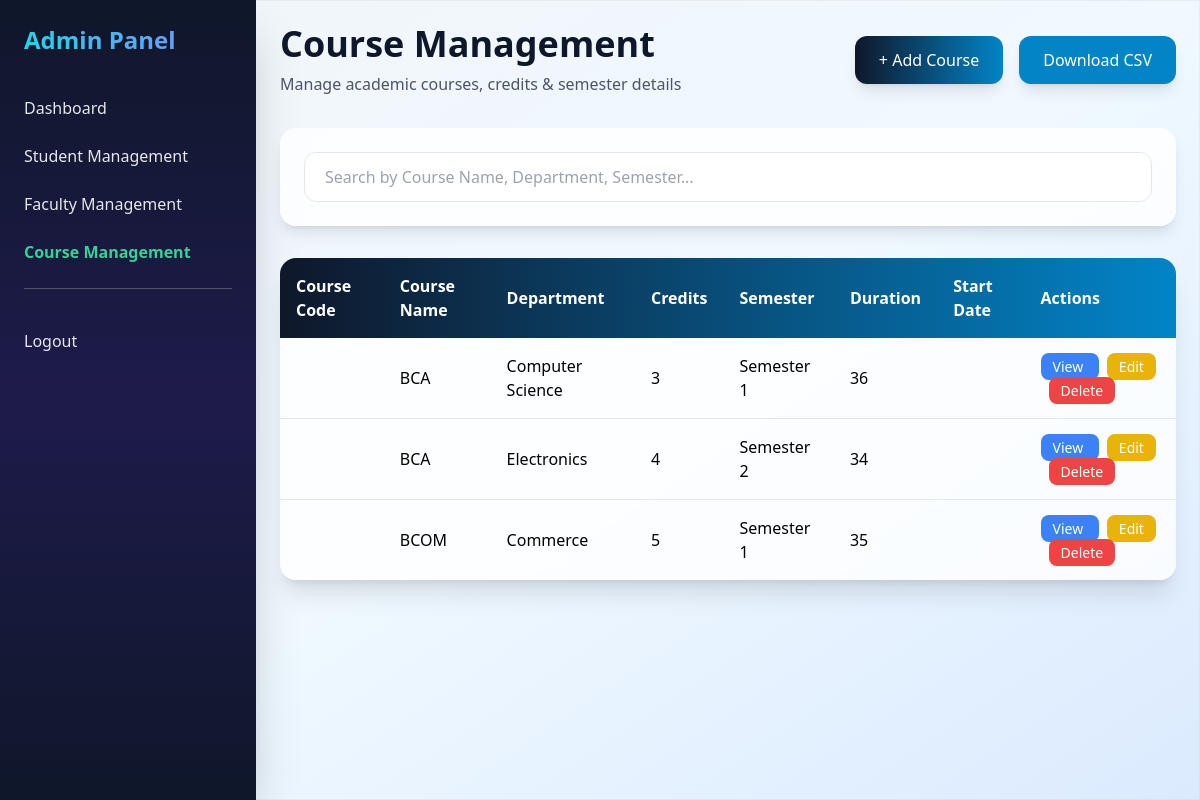
Page /course/ (signed in) on the committed database.
### student_app/models.py (models this page shows, shortened)
class Course(models.Model):
    courseid = models.CharField(max_length=100, unique=True, blank=True)
    coursename = models.CharField(max_length=200)
    department = models.CharField(max_length=100)
    credits = models.IntegerField()
    semester = models.CharField(max_length=20)
    duration = models.CharField(max_length=50)
    course_description = models.TextField(blank=True, null=True)
    faculty = models.ForeignKey(
        Faculty,
        on_delete=models.SET_NULL,
        null=True,
        blank=True,
        related_name="courses"
    )
    created_date = models.DateField(auto_now_add=True)

### student_app/views.py (the view)
# urls.py: path('course/', course_list, name='course'),
@login_required
def course_list(request):
    courses = Course.objects.all()
    return render(request, "coursemanagement.html", {"courses": courses})

### student_app/templates/coursemanagement.html (shortened to what this page needs)
<!DOCTYPE html>
<html lang="en">
<head>
<script src="https://cdn.tailwindcss.com"></script>
</head>
<body class="min-h-screen bg-gradient-to-br from-slate-100 via-sky-50 to-blue-100 flex">
<div class="fixed inset-0 -z-10">
<img src="https://images.unsplash.com/photo-1503676260728-1c00da094a0b"
class="w-full h-full object-cover opacity-20">
</div>
<aside class="w-64 bg-gradient-to-b from-slate-900 via-indigo-950 to-slate-900 text-gray-200 p-6 min-h-screen shadow-2xl">
<h2 class="text-2xl font-bold mb-10 bg-gradient-to-r from-cyan-400 to-indigo-400 bg-clip-text text-transparent">
</h2>
<ul class="space-y-6">
<li>
<a href="{% url 'dashboard' %}" class="hover:text-emerald-400 transition">Dashboard</a>
</li>
<li>
<a href="{% url 'student' %}" class="hover:text-emerald-400 transition">Student Management</a>
</li>
<li>
<a href="{% url 'faculty' %}" class="hover:text-emerald-400 transition">Faculty Management</a>
</li>
<li>
<a href="{% url 'course' %}" class="text-emerald-400 font-semibold">Course Management</a>
</li>
<li class="pt-10 border-t border-gray-600">
<a href="{% url 'logout' %}" class="hover:text-red-400 transition">Logout</a>
</li>
</ul>
</aside>
<div class="flex-1 p-6 max-w-full">
<div class="flex flex-col md:flex-row justify-between items-center mb-8">
<div>
<h1 class="text-4xl font-extrabold text-primary">Course Management</h1>
<p class="text-gray-600 mt-2">
Manage academic courses, credits & semester details
</p>
</div>
<div class="flex space-x-4 mt-4 md:mt-0">
<a href="{% url 'course_add' %}"
class="px-6 py-3 bg-gradient-to-r from-primary to-secondary text-white rounded-xl shadow-lg hover:scale-105 transition">
+ Add Course
</a>
<button onclick="downloadCSV()"
class="px-6 py-3 bg-secondary text-white rounded-xl shadow-lg hover:bg-sky-700 transition">
Download CSV
</button>
</div>
</div>
<div class="bg-white/80 backdrop-blur-lg rounded-2xl shadow-lg p-6 mb-8">
<input type="text" id="searchInput"
placeholder="Search by Course Name, Department, Semester..."
class="w-full px-5 py-3 rounded-xl border focus:ring-2 focus:ring-secondary outline-none"
onkeyup="searchCourse()">
</div>
<div class="bg-white/80 backdrop-blur-lg rounded-2xl shadow-xl overflow-x-auto">
<table class="w-full text-left">
<thead class="bg-gradient-to-r from-primary to-secondary text-white">
<tr>
<th class="p-4">Course Code</th>
<th class="p-4">Course Name</th>
<th class="p-4">Department</th>
<th class="p-4">Credits</th>
<th class="p-4">Semester</th>
<th class="p-4">Duration</th>
<th class="p-4">Start Date</th>
<th class="p-4">Actions</th>
</tr>
</thead>
<tbody id="courseTable" class="divide-y">
{% for course in courses %}
<tr class="hover:bg-sky-50 transition">
<td class="p-4 font-semibold">{{ course.coursecode }}</td>
<td class="p-4">{{ course.coursename }}</td>
<td class="p-4">{{ course.department }}</td>
<td class="p-4">{{ course.credits }}</td>
<td class="p-4">{{ course.semester }}</td>
<td class="p-4">{{ course.duration }}</td>
<td class="p-4">{{ course.startdate }}</td>
<td class="p-4 space-x-2">
<a href="{% url 'course_view' course.id %}"
class="px-3 py-1 bg-blue-500 text-white rounded-lg text-sm">
View
</a>
<a href="{% url 'course_edit' course.id %}"
class="px-3 py-1 bg-yellow-500 text-white rounded-lg text-sm">
Edit
</a>
<a href="{% url 'course_delete' course.id %}"
class="px-3 py-1 bg-red-500 text-white rounded-lg text-sm">
Delete
</a>
</td>
</tr>
{% endfor %}
</tbody>
</table>
</div>
</div>
</body>
</html>

### rows in the picture
Course: coursename "BCA", department "Computer Science", credits "3", semester "Semester 1", duration "36"
Course: coursename "BCA", department "Electronics", credits "4", semester "Semester 2", duration "34"
Course: coursename "BCOM", department "Commerce", credits "5", semester "Semester 1", duration "35"
